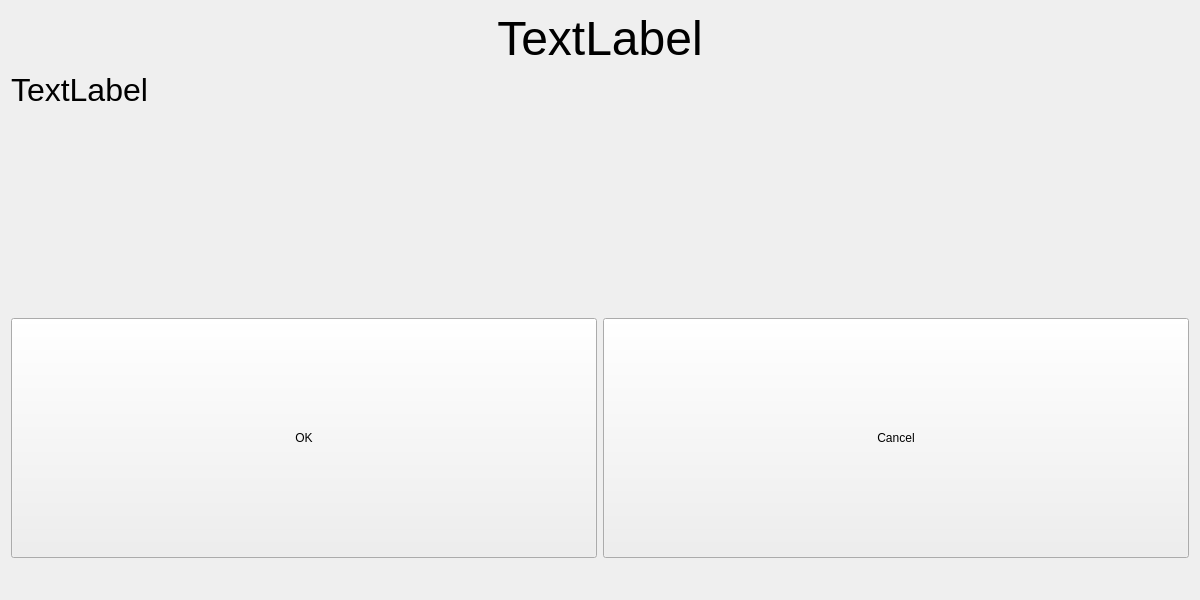
<?xml version="1.0" encoding="UTF-8"?>
<ui version="4.0">
 <class>frmMessage</class>
 <widget class="QWidget" name="frmMessage">
  <property name="geometry">
   <rect>
    <x>0</x>
    <y>0</y>
    <width>1200</width>
    <height>600</height>
   </rect>
  </property>
  <property name="windowTitle">
   <string>Form</string>
  </property>
  <layout class="QGridLayout" name="gridLayout">
   <item row="0" column="0" colspan="2">
    <widget class="QLabel" name="lbTitle">
     <property name="sizePolicy">
      <sizepolicy hsizetype="MinimumExpanding" vsizetype="Fixed">
       <horstretch>0</horstretch>
       <verstretch>0</verstretch>
      </sizepolicy>
     </property>
     <property name="maximumSize">
      <size>
       <width>16777215</width>
       <height>120</height>
      </size>
     </property>
     <property name="baseSize">
      <size>
       <width>0</width>
       <height>0</height>
      </size>
     </property>
     <property name="font">
      <font>
       <pointsize>36</pointsize>
      </font>
     </property>
     <property name="text">
      <string>TextLabel</string>
     </property>
     <property name="alignment">
      <set>Qt::AlignHCenter|Qt::AlignTop</set>
     </property>
    </widget>
   </item>
   <item row="2" column="1">
    <widget class="QPushButton" name="pbCancel">
     <property name="sizePolicy">
      <sizepolicy hsizetype="Expanding" vsizetype="Fixed">
       <horstretch>0</horstretch>
       <verstretch>0</verstretch>
      </sizepolicy>
     </property>
     <property name="minimumSize">
      <size>
       <width>120</width>
       <height>240</height>
      </size>
     </property>
     <property name="text">
      <string>Cancel</string>
     </property>
    </widget>
   </item>
   <item row="1" column="0" colspan="2">
    <widget class="QLabel" name="lbContent">
     <property name="sizePolicy">
      <sizepolicy hsizetype="Preferred" vsizetype="Fixed">
       <horstretch>0</horstretch>
       <verstretch>0</verstretch>
      </sizepolicy>
     </property>
     <property name="minimumSize">
      <size>
       <width>0</width>
       <height>240</height>
      </size>
     </property>
     <property name="font">
      <font>
       <pointsize>24</pointsize>
      </font>
     </property>
     <property name="text">
      <string>TextLabel</string>
     </property>
     <property name="alignment">
      <set>Qt::AlignLeading|Qt::AlignLeft|Qt::AlignTop</set>
     </property>
    </widget>
   </item>
   <item row="2" column="0">
    <widget class="QPushButton" name="pbOK">
     <property name="sizePolicy">
      <sizepolicy hsizetype="Expanding" vsizetype="Fixed">
       <horstretch>0</horstretch>
       <verstretch>0</verstretch>
      </sizepolicy>
     </property>
     <property name="minimumSize">
      <size>
       <width>120</width>
       <height>240</height>
      </size>
     </property>
     <property name="text">
      <string>OK</string>
     </property>
    </widget>
   </item>
   <item row="3" column="0">
    <spacer name="verticalSpacer">
     <property name="orientation">
      <enum>Qt::Vertical</enum>
     </property>
     <property name="sizeHint" stdset="0">
      <size>
       <width>20</width>
       <height>40</height>
      </size>
     </property>
    </spacer>
   </item>
  </layout>
 </widget>
 <resources/>
 <connections/>
</ui>
